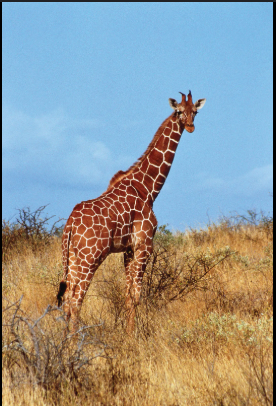
#> input picture HISTOGRAM_EQUALIZATION/bgr_image.png, 276 x 406 px
$ jupyter execute histogram_equalization.ipynb
#> lines starting #> are read from the running program, lines starting #| are printed output that depends on the picture
[cell 1]
import cv2
import matplotlib.pyplot as plt
import numpy as np

[cell 2]
image = cv2.imread("./bgr_image.png")
#> image is the input picture: shape (406, 276, 3); mean B, G, R 148.6, 151.3, 147
rgb_image = cv2.cvtColor(image,cv2.COLOR_BGR2RGB)

[cell 3]
plt.imshow(rgb_image)

[cell 4]
grey_image = cv2.cvtColor(image,cv2.COLOR_BGR2GRAY)
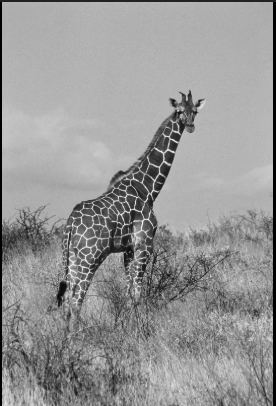
#> grey_image: shape (406, 276); min 0, max 245, mean 149.7
plt.imshow(grey_image,cmap='grey')

[cell 5]
hist, bins = np.histogram(grey_image.flatten(),256,[0,256])
#> hist = 256 values, max 5870 at index 178, min 0 at index 1, mean 437.7; bins = 257 values from 0 to 256

[cell 6]
equalized_image = cv2.equalizeHist(grey_image)
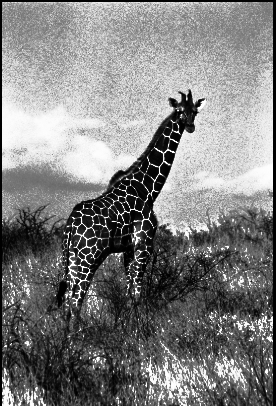
#> equalized_image: shape (406, 276); min 0, max 255, mean 127.8

equalized_hist, bins = np.histogram(equalized_image.flatten(),256,[0,256])
#> equalized_hist = 256 values, max 5870 at index 189, min 0 at index 51, mean 437.7


plt.figure(figsize=(12,6))

plt.subplot(2,2,1)
plt.imshow(grey_image,cmap='grey')
plt.title("Original Image")
# plt.axis("off")

plt.subplot(2,2,2)
plt.plot(hist,color='grey')
plt.title("Original Image Histogram")
# plt.axis("off")

plt.subplot(2,2,3)
plt.imshow(equalized_image,cmap='grey')
plt.title("Equalized Image")
# plt.axis("off")

plt.subplot(2,2,4)
plt.plot(equalized_hist,color='green')
plt.title("Equalized Image Histogram")
# plt.axis("off")

plt.tight_layout()
plt.show()
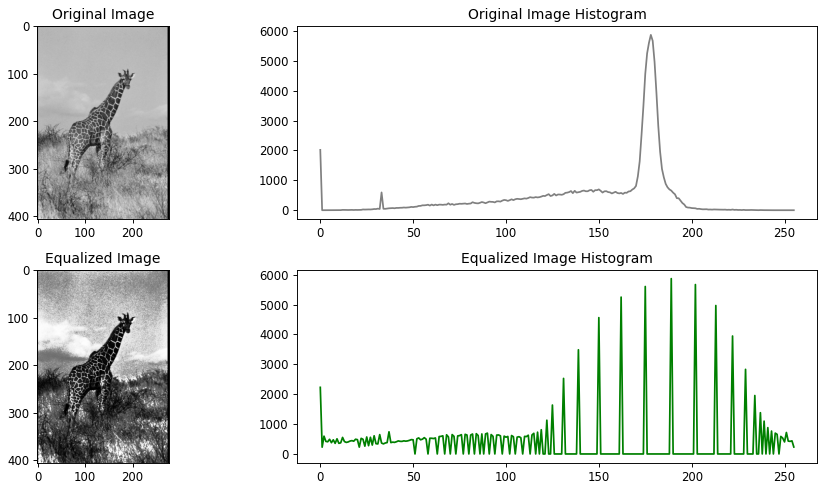
#> figure drawn by matplotlib, 4 panels; panel 2: curve peaks at x = 178, y = 5870; panel 4: curve peaks at x = 189, y = 5870

[cell 7]
yuv_image = cv2.cvtColor(image,cv2.COLOR_BGR2YUV)
#> yuv_image: shape (406, 276, 3); mean of channels 0, 1, 2 149.7, 127.5, 125.6

yuv_image[:,:,0] = cv2.equalizeHist(yuv_image[:,:,0])
#> yuv_image: shape (406, 276, 3); mean of channels 0, 1, 2 127.8, 127.5, 125.6

equalized_color_image = cv2.cvtColor(yuv_image,cv2.COLOR_YUV2BGR)
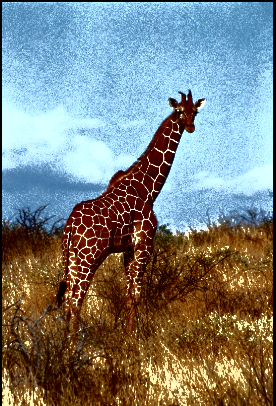
#> equalized_color_image: shape (406, 276, 3); mean B, G, R 126.4, 129.6, 124.6

equalized_color_image_rgb = cv2.cvtColor(equalized_color_image,cv2.COLOR_BGR2RGB)

[cell 8]
plt.figure(figsize=(12,8))

plt.subplot(1,2,1)
plt.imshow(rgb_image)
plt.title("Original Image")
# plt.axis("off")

plt.subplot(1,2,2)
plt.imshow(equalized_color_image_rgb)
plt.title("Equalized RGB Image Histogram")
# plt.axis("off")


plt.tight_layout()
plt.show()
